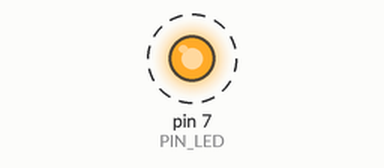
Simulated run of this sketch. Board: Arduino Uno, built with avr-gcc and run on an emulated ATmega328P. Shown: output pins drawn as LEDs (lit = HIGH). Dashed ring = blinking. What the sketch prints to the serial monitor is not drawn.

Above: at 0.5 s.
Timing chart, 0 to 4.6 s (numbered marks = the images above):
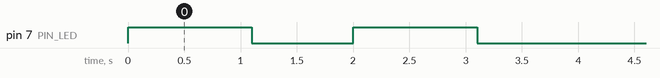

Measured:
- by itself, pin 7 (PIN_LED): alternates HIGH for 1.1 s and LOW for 0.90 s, 4 changes in all, then stays LOW

The sketch:

05_practice_2.ino
```cpp
#define PIN_LED 7
unsigned int count, toggle;

void setup() {
  pinMode(PIN_LED, OUTPUT);
  Serial.begin(115200);
  count = toggle = 0;

}

void loop() {
  digitalWrite(PIN_LED, HIGH);
  delay(1000);
  while(1){
    Serial.println(++count);

    pinMode(PIN_LED, toggle);
    toggle = !toggle;
    delay(100);
    if(count == 10){
      break;
    }
  }

}
```
